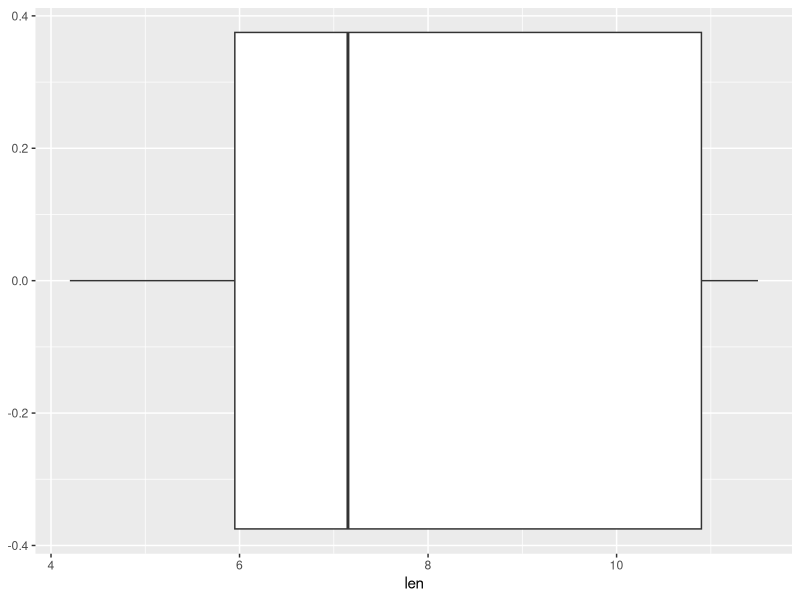

Source code (R):
# Day 11 - 2/24/2025
# Finish Notes 6
# Start Notes 7

#------------------------------------------------

castings <- c(2541, 
              2543, 
              2544, 
              2552, 
              2553, 
              2553, 
              2559, 
              2560, 
              2562, 
              2620)

1 - pt(1.21, 9)
pt(1.21, 9)


#------------------------------------------------
# Lesson 7 - Mini-Activity #1
library(tidyverse)
View(ToothGrowth)

mypigs <- filter(ToothGrowth,supp=="VC",dose==0.5)

summarize(mypigs,mean(len),sd(len),n())

ggplot(mypigs, aes(x=len)) + geom_boxplot()

t.test(mypigs$len, alternative="greater", mu=8)
t.test(mypigs$len, alternative="less", mu=8)
t.test(mypigs$len, alternative="two.sided", mu=8)

t.test(mypigs$len)
